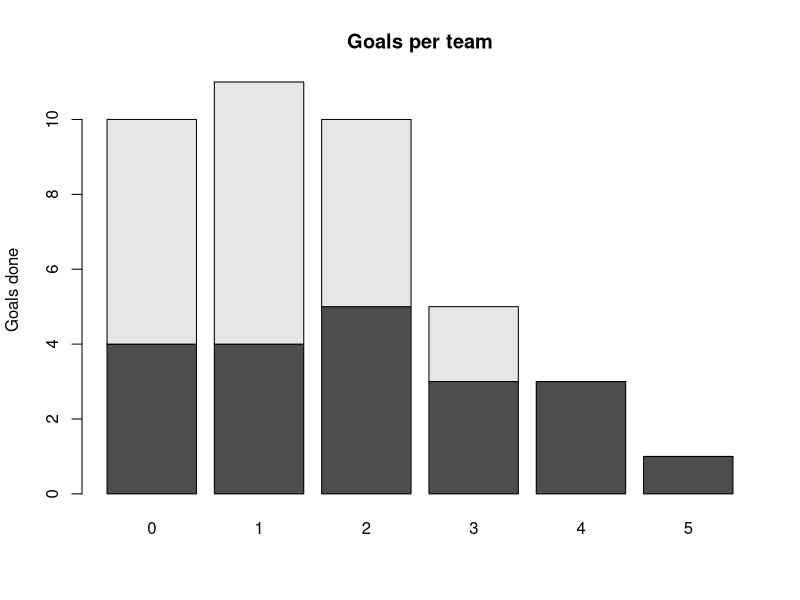
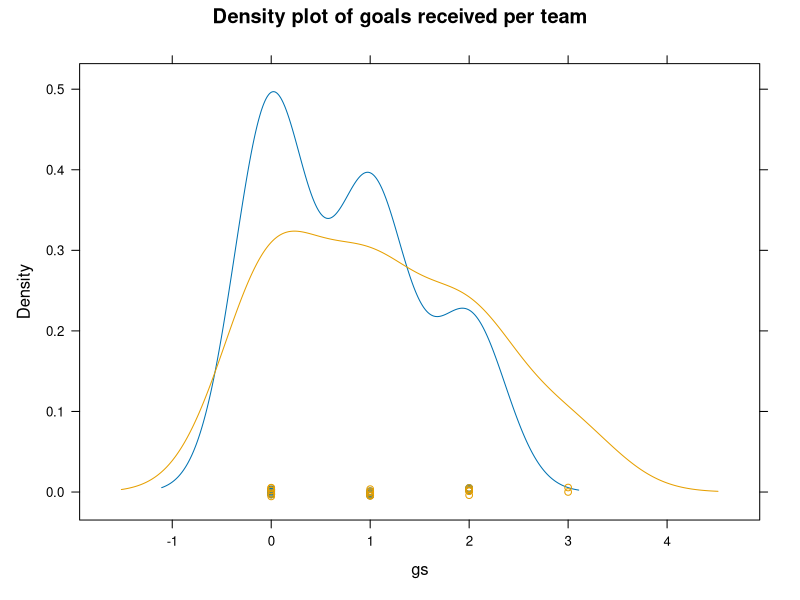
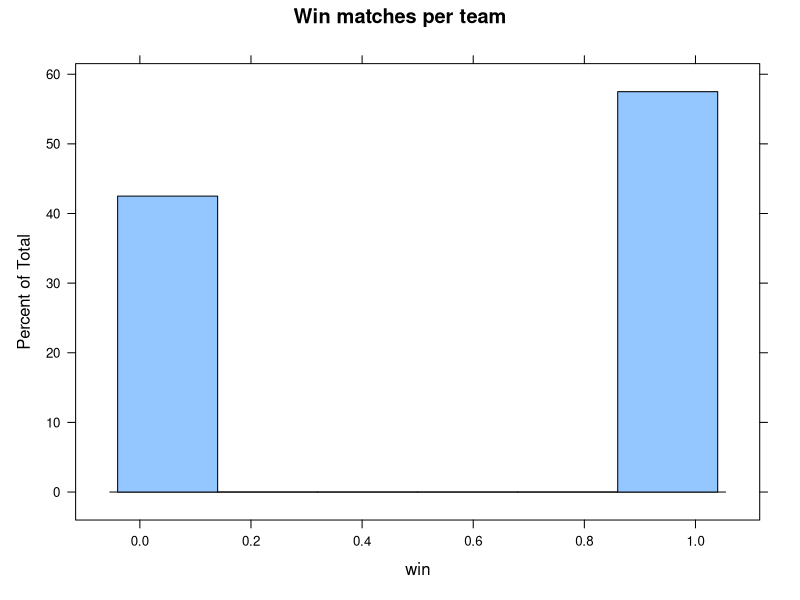
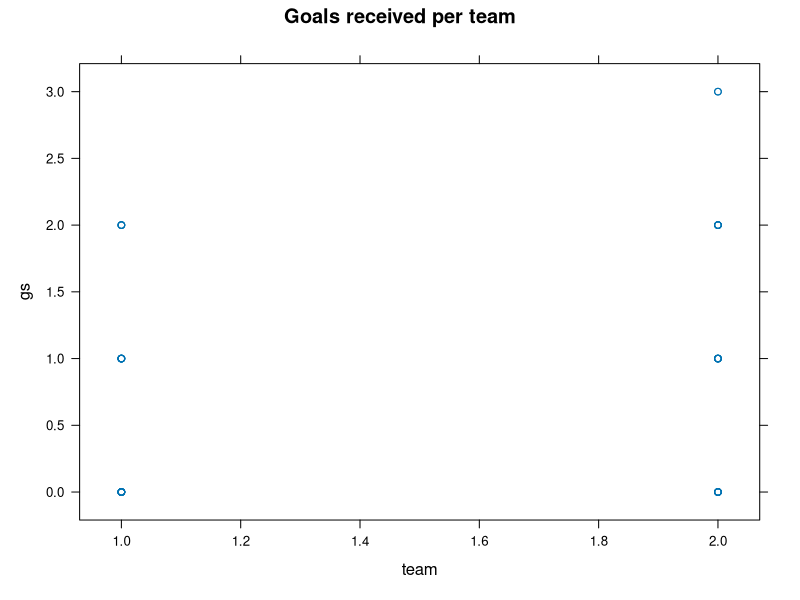
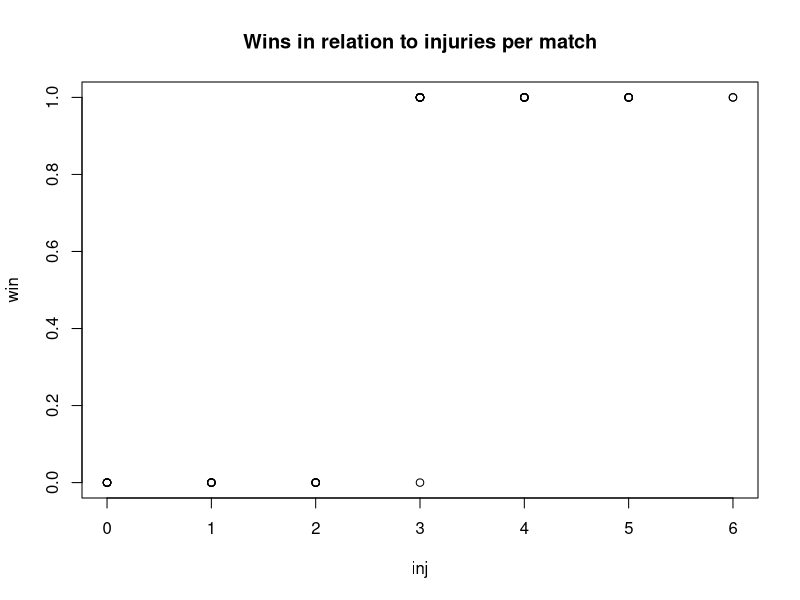
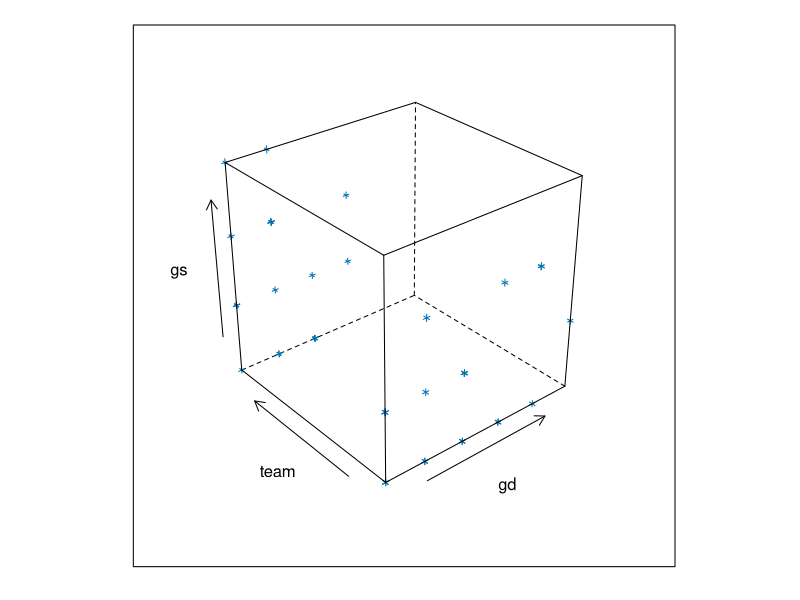

Here is the R script that generated these plots, in order:
#Question 2
library(lattice)
data = read.csv("sports.csv", header = TRUE, sep = ';')
attach(data)
data

#Question 3
table = table(as.factor(team), gd)
table
barplot(main = "Goals per team", table, ylab = "Goals done")

#Question 4
densityplot(main = "Density plot of goals received per team", ~gs, groups = team, legend = rownames(team))

#Question 5
histogram(main = "Win matches per team", win, groups = team)

#Question 6
?cut
xyplot(main = "Goals received per team", gs~team, cut = TRUE)

#Question 7
qqplot(main = "Wins in relation to injuries per match", inj, win, groups = team)

#Question 8
cloud(gs~gd*team, data = data)
